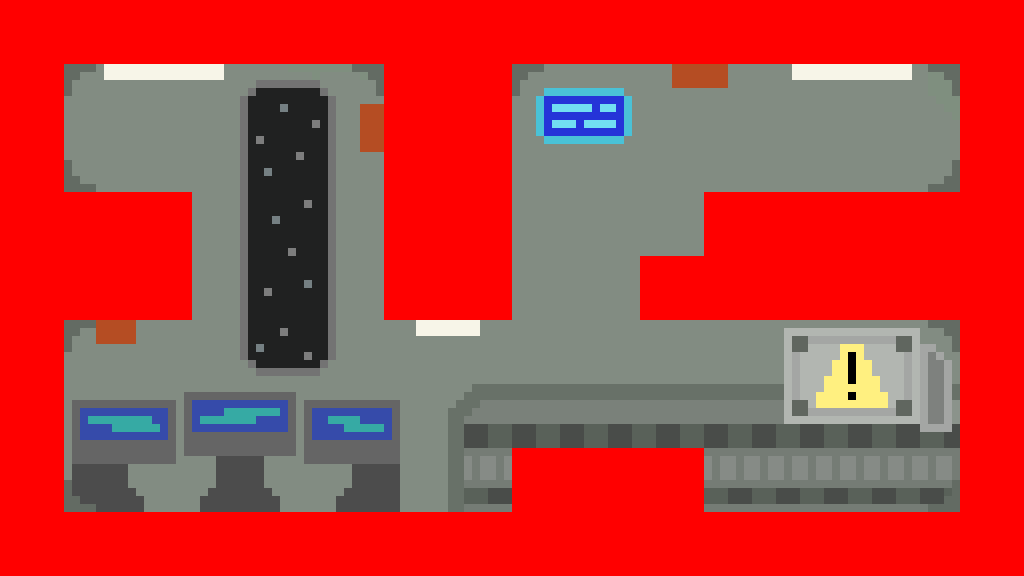

The image is a tile-based game level rendered from a .tmx file. Its description and complete source (layers, tilesets, objects, tile grids) follow:
An orthogonal 16x9 tile map with 64x64 px tiles, 2 tile layers (background, collisions), 2 tilesets.

<map version="1.10" tiledversion="1.12.1" orientation="orthogonal" renderorder="right-down" width="16" height="9" tilewidth="64" tileheight="64" infinite="0" nextlayerid="3" nextobjectid="1">
 <editorsettings>
  <export target="../js/level2.js" format="js" />
 </editorsettings>
 <tileset firstgid="1" source="../tilesets/backgroundLevel2.tsx" />
 <tileset firstgid="145" source="../tilesets/collision.tsx" />
 <layer id="1" name="background" width="16" height="9">
  <data encoding="csv">
1,2,3,4,5,6,7,8,9,10,11,12,13,14,15,16,
17,18,19,20,21,22,23,24,25,26,27,28,29,30,31,32,
33,34,35,36,37,38,39,40,41,42,43,44,45,46,47,48,
49,50,51,52,53,54,55,56,57,58,59,60,61,62,63,64,
65,66,67,68,69,70,71,72,73,74,75,76,77,78,79,80,
81,82,83,84,85,86,87,88,89,90,91,92,93,94,95,96,
97,98,99,100,101,102,103,104,105,106,107,108,109,110,111,112,
113,114,115,116,117,118,119,120,121,122,123,124,125,126,127,128,
129,130,131,132,133,134,135,136,137,138,139,140,141,142,143,144
</data>
 </layer>
 <layer id="2" name="collisions" width="16" height="9">
  <data encoding="csv">
145,145,145,145,145,145,145,145,145,145,145,145,145,145,145,145,
145,0,0,0,0,0,145,145,0,0,0,0,0,0,0,145,
145,0,0,0,0,0,145,145,0,0,0,0,0,0,0,145,
145,145,145,0,0,0,145,145,0,0,0,145,145,145,145,145,
145,145,145,0,0,0,145,145,0,0,145,145,145,145,145,145,
145,0,0,0,0,0,0,0,0,0,0,0,0,0,0,145,
145,0,0,0,0,0,0,0,0,0,0,0,0,0,0,145,
145,0,0,0,0,0,0,0,145,145,145,0,0,0,0,145,
145,145,145,145,145,145,145,145,145,145,145,145,145,145,145,145
</data>
 </layer>
</map>
